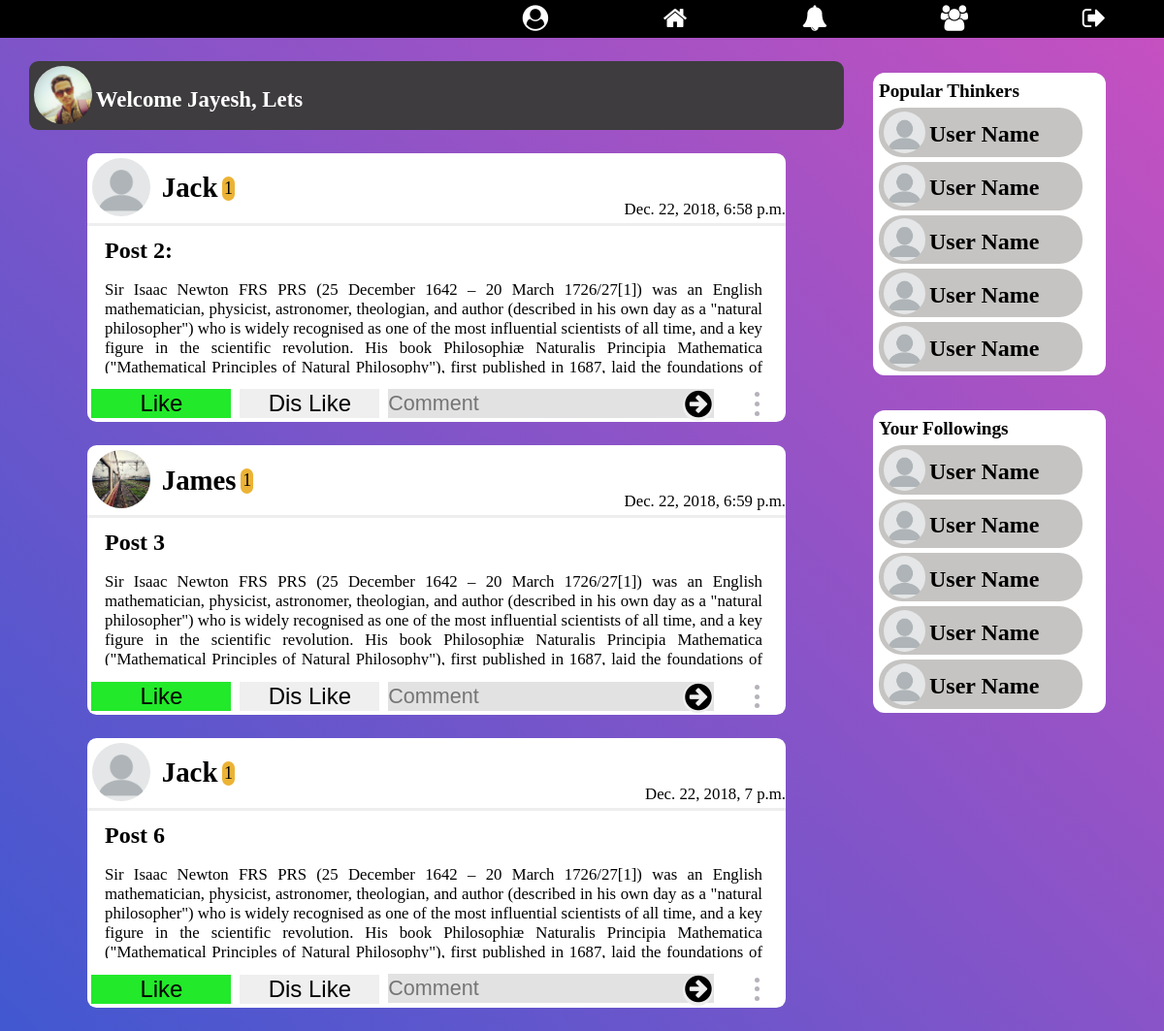
Before: / (signed in) with the older database file.
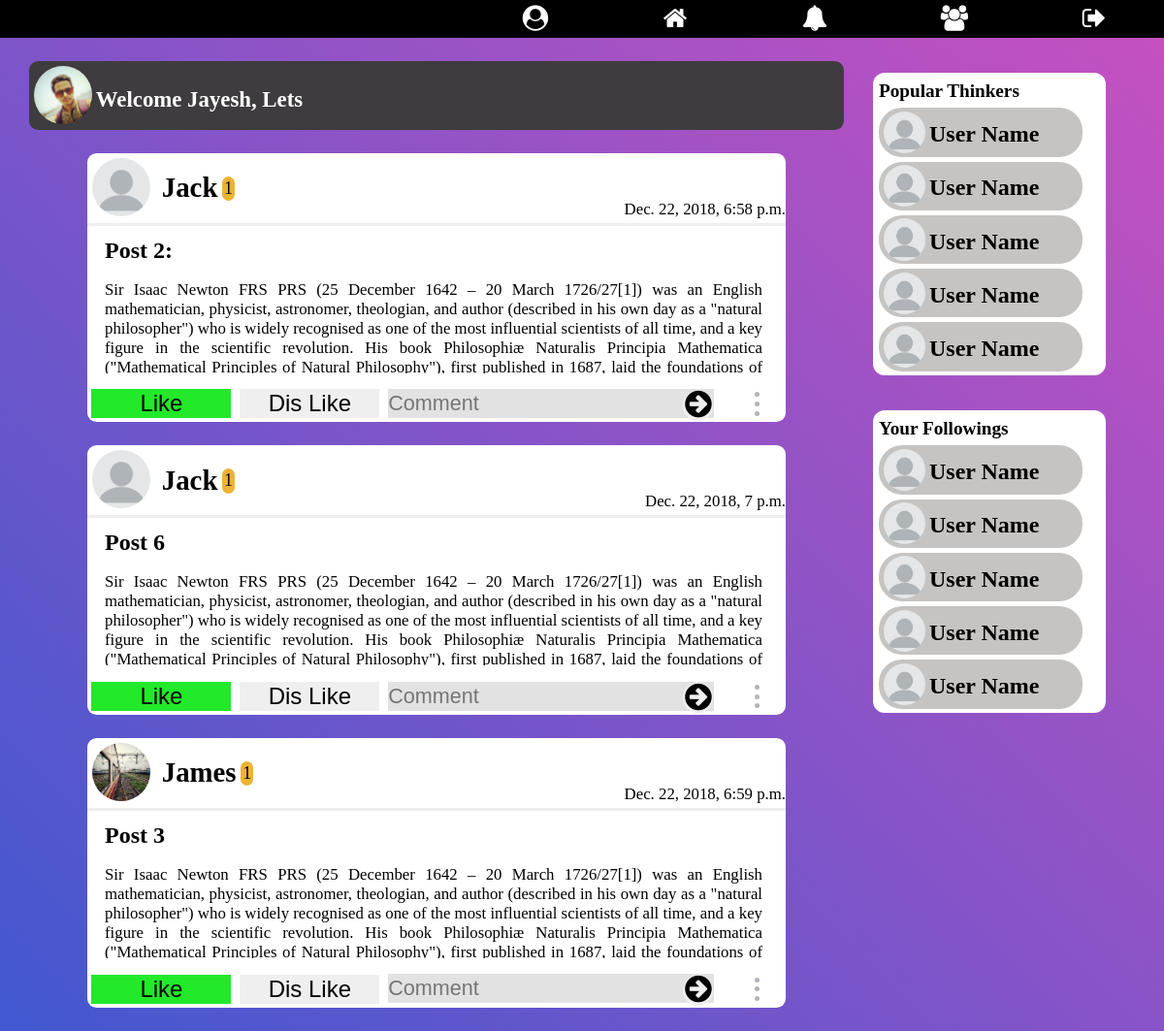
After: the same page with the newer database file.
### home/models.py (models this page shows, shortened)
class Posts(models.Model):
    choices = (
        ("1", ("Question")),
        ("2", ("Creative Idea")),
        ("3", ("Innovation")),
        ("4", ("Nightmare")),
        ("5", ("Thought"))
    )
    title = models.CharField(max_length=250, blank=False)
    content = models.TextField(max_length=15000,
                               help_text="Write Your thought here...")
    creation_time = models.DateTimeField(auto_now_add=True, editable=False)
    likes = models.ManyToManyField(User, blank=True, related_name='likes')
    dis_likes = models.ManyToManyField(User, blank=True,
                                       related_name='dis_likes')
    image = models.ImageField(blank=True,
                              help_text="Use Image for Impowring your Thought")
    last_modified = models.DateTimeField(auto_now=True, editable=False)
    user_profile = models.ForeignKey(Profile, on_delete=models.CASCADE)
    trending_ratio = models.FloatField(default=1)
    type = models.CharField(max_length=50, choices=choices)
    tags = models.CharField(max_length=250)
    views = models.ManyToManyField(User, blank=True)

### signup/models.py (models this page shows)
class Profile(models.Model):
    user = models.OneToOneField(User, on_delete=models.CASCADE)
    gender = models.CharField(max_length=10, blank=True)
    city = models.CharField(max_length=30, blank=True)
    date_of_birth = models.DateField(null=True, blank=True)
    level = models.IntegerField(default=1)
    bio = models.TextField(max_length=410, default='Edit Bio')
    profile_pic = models.ImageField(
        blank=True,
        help_text="Select Your Profile Image",
    )
    date_of_joining = models.DateTimeField(editable=False,
                                           default=timezone.now)
    follows = models.ManyToManyField('Profile', null=True)
    def __str__(self):
        return str(self.user)

### home/views.py (the view)
# urls.py: 2. Add a URL to urlpatterns:  path('', views.home, name='home')
def home(request):
    if request.user.is_authenticated:
        template = loader.get_template('home.html')
        logged_user = Profile.objects.get(user=request.user.id)
        followings = logged_user.follows.all()
        all_posts = Posts.objects.filter(user_profile__in=followings).order_by('-trending_ratio')
        print('Logged user : ', logged_user.id)
        context = {
            'all_posts': all_posts,
            'logged_user': logged_user,
        }
        return HttpResponse(template.render(context, request))
    else:
        return HttpResponseRedirect(reverse("login"))

### home/templates/home.html (shortened to what the changed rows need)
{% extends 'base.html' %}
{% block content %}
    {% load static %}
    <link rel="stylesheet" href="{% static 'home/stylehome.css' %}">
    {% if user.is_authenticated %}
      <div class="panel">
        <div class="posts-container">
          {% for post in all_posts %}
            <div class="posts" id="post-{{ post.id }}">
              <div class="post-header">
                <a href="profile/{{ post.user_profile.id }}">
                {% if post.user_profile.profile_pic %}
                  <img src="{{ post.user_profile.profile_pic.url }}" class="profile-pic" alt="Image not found">
                {% else %}
                  <img src="{% static 'toob/images/default-profile.png' %}" class="profile-pic" alt="Image not found">
                {% endif %}
              </a>
                <a href="profile/{{ post.user_profile.id }}"><h3 class="user-name">{{ post.user_profile }}</h3></a><span class="level">{{ post.user_profile.level }}</span>
                <span class="date">{{ post.creation_time }}</span>
              </div>
              <h2 class="thought-title">{{ post.title }}</h2>
              <p class="content" id="{{ post.id }}" onclick="showWholeContent({{ post.id }})">
                {{ post.content|slice:":1300" }} <a class="read_more" href="/details/{{ post.id }}"><b>Read More</b></a>
              </p>
              <div class="post-footer">
                {% include 'like_section.html' %}
                {% include 'dis_like_section.html' %}
                <form action="target" class="comment-form">
                  <input type="text" id="comment{{ post.id }}" name="comment" placeholder="Comment">
                  <button type="submit" class="btn comment-submit">
                    <i class="fa fa-arrow-circle-right fa-lg"></i>
                  </button>
                </form>
                <ul class="icons more-btn" id="more{{ post.id }}">
                  <li></li>
                  <li></li>
                  <li></li>
                </ul>
              </div>
            </div>
          {% endfor %}
        </div>
      </div>
    {% else %}
      <h2>You are not logged In. Click <a href="{% url 'login' %}">here</a> to login to Toob</h2>
    {% endif %}
{% endblock %}

### templates/like_section.html (shortened to what this page needs)
<form id="like-form{{ post.id }}">
  <button type="submit" id="{{ post.id }}btn" name="like" value="{{ post.id }}" class="btn upvote">Like</button>
</form>

### templates/dis_like_section.html (shortened to what this page needs)
<form id="dis_like-form{{ post.id }}">
  <button type="submit" id="{{ post.id }}btn2" name="like" value="{{ post.id }}" class="btn upvote">Dis Like</button>
</form>

Changed rows visible on the page:
changed Posts "Post 6": moves up the list
